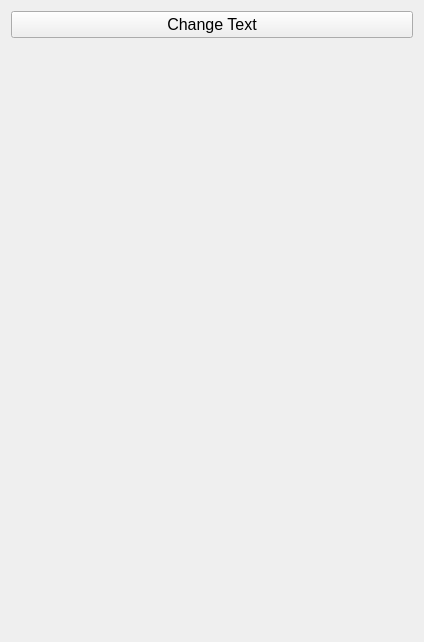
<?xml version="1.0" encoding="UTF-8"?>
<ui version="4.0">
 <class>Widget</class>
 <widget class="QWidget" name="Widget">
  <property name="geometry">
   <rect>
    <x>0</x>
    <y>0</y>
    <width>424</width>
    <height>642</height>
   </rect>
  </property>
  <property name="windowTitle">
   <string>Widget</string>
  </property>
  <layout class="QVBoxLayout" name="verticalLayout_2">
   <item>
    <layout class="QVBoxLayout" name="verticalLayout">
     <item>
      <widget class="QPushButton" name="pushButton">
       <property name="font">
        <font>
         <pointsize>12</pointsize>
        </font>
       </property>
       <property name="text">
        <string>Change Text</string>
       </property>
      </widget>
     </item>
     <item>
      <widget class="QLabel" name="label">
       <property name="font">
        <font>
         <pointsize>14</pointsize>
         <bold>true</bold>
        </font>
       </property>
       <property name="text">
        <string/>
       </property>
      </widget>
     </item>
    </layout>
   </item>
  </layout>
 </widget>
 <resources/>
 <connections/>
</ui>
